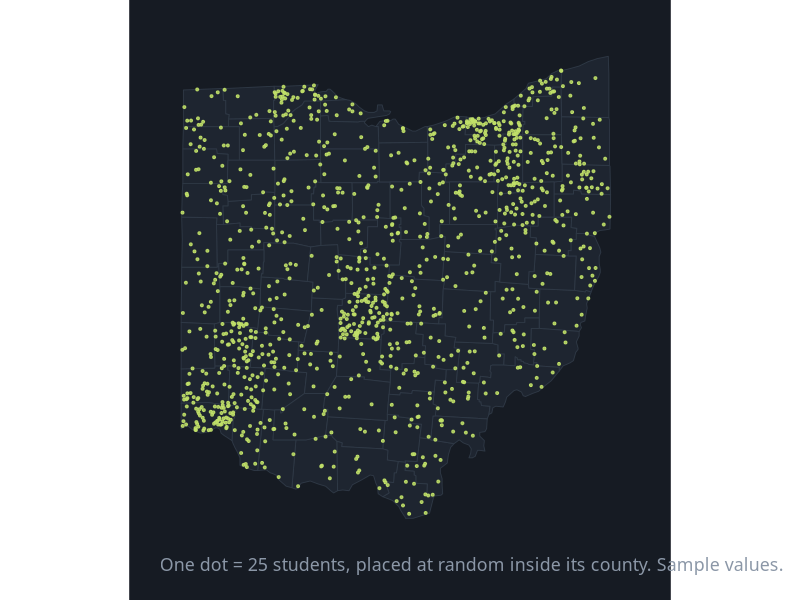
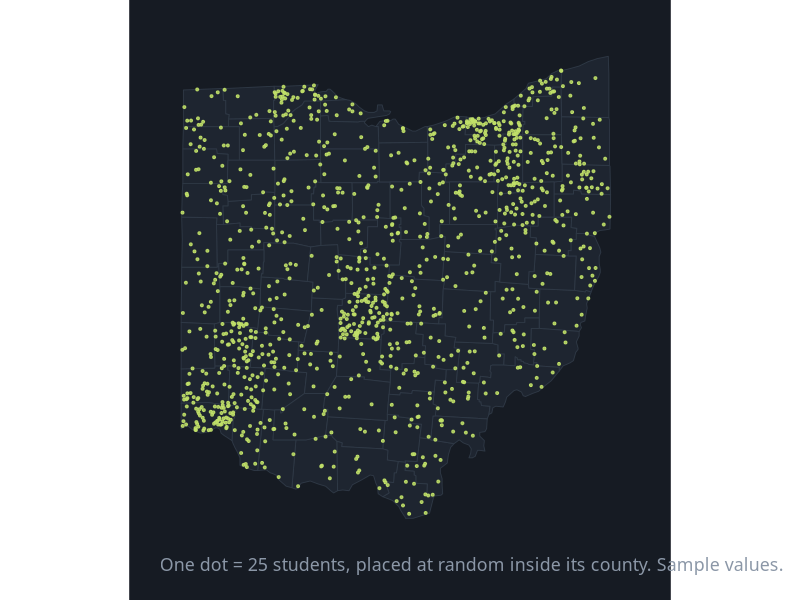

These charts were generated, in order, by the following R code:
# Dot Density Map
# Question: Where do the students in this sample live?
# Put this script and dotdensity.csv in the same folder, then in RStudio choose
# Session > Set Working Directory > To Source File Location.
# Also needs: sf, maps. Run install.packages(c("sf", "maps")) once.

library(tidyverse)
library(sf)

# ---- Gallery look: dark background, soft gray text ----
font <- "IBM Plex Sans"   # use "sans" if IBM Plex Sans is not installed
ink  <- "#8B97A7"

theme_gallery <- function() {
  theme_minimal(base_size = 16, base_family = font) +
    theme(
      plot.background  = element_rect(fill = "#161B23", color = NA),
      panel.grid       = element_line(color = "#222A34"),
      panel.grid.minor = element_blank(),
      text             = element_text(color = ink),
      axis.text        = element_text(color = ink),
      legend.position  = "top",
      legend.title     = element_blank(),
      plot.margin      = margin(24, 28, 18, 18)
    )
}

# Ohio's county outlines come with the maps package, so there is nothing to download
ohio <- st_as_sf(maps::map("county", "ohio", plot = FALSE, fill = TRUE)) |>
  mutate(county = str_to_title(str_remove(ID, "ohio,")))

per_dot <- 25

df <- read_csv("dotdensity.csv", show_col_types = FALSE)

counties <- ohio |>
  left_join(df, by = "county") |>
  mutate(dots = round(students / per_dot))

# st_sample() drops the right number of random dots inside each county.
# set.seed() makes the "random" dots land in the same spots every time.
set.seed(42)
dots <- st_sample(counties, size = counties$dots)

p <- ggplot() +
  geom_sf(data = ohio, fill = "#1E2530", color = "#2E3845", linewidth = 0.3) +
  geom_sf(data = dots, color = "#C1E069", size = 0.7, alpha = 0.85) +
  labs(caption = paste("One dot =", per_dot, "students, placed at random inside its county. Sample values.")) +
  theme_gallery() +
  theme(panel.grid = element_blank(), axis.text = element_blank(),
        plot.caption = element_text(color = ink, hjust = 0))

ggsave("dotdensity.png", p, width = 9, height = 6, dpi = 200)
p
